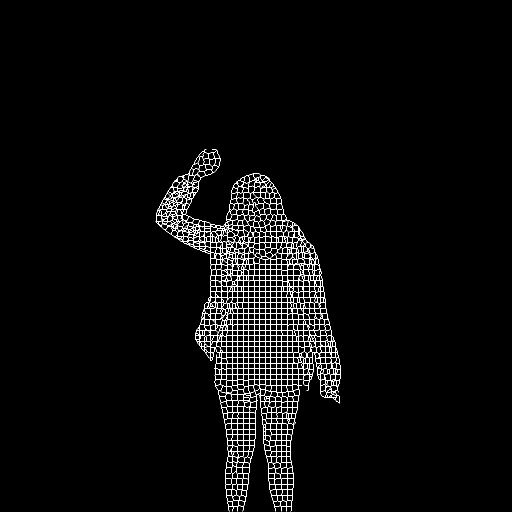
#> input picture danny-mirror/super-pixels-v2/super_pixel_superset_borders.png, 1024 x 1024 px (shown at 1/2 size)
$ python super_pixel_masking_superset.py super_pixel_superset_borders.png super_pixel_superset_borders.png
#> lines starting #> are read from the running program, lines starting #| are printed output that depends on the picture; after the words box and inside, x2 and y2 are one past the last pixel; in counts of white or black regions, pixels touching at a corner belong together
#!/usr/bin/env python3
import argparse
import os
import numpy as np
from skimage import io, img_as_float, morphology
from skimage.segmentation import slic, find_boundaries


def load_image_and_alpha(path):
    img = io.imread(path)
    if img.ndim == 2:
        img = np.stack([img] * 3, axis=-1)

    if img.shape[2] == 4:
        rgb = img[:, :, :3]
        alpha = img[:, :, 3] > 0
    else:
        rgb = img[:, :, :3]
        alpha = np.ones(rgb.shape[:2], dtype=bool)
    return rgb, alpha


def get_union_bbox(alpha1, alpha2):
    union = alpha1 | alpha2
    ys, xs = np.where(union)
    if ys.size == 0 or xs.size == 0:
        h, w = alpha1.shape
        return 0, h, 0, w
    ymin, ymax = ys.min(), ys.max() + 1
    xmin, xmax = xs.min(), xs.max() + 1
    return ymin, ymax, xmin, xmax


def run_slic_like_notebook(img):
    img_float = img_as_float(img)
    labels = slic(
        img_float,
        n_segments=2200,
        compactness=20,
        sigma=0,
        start_label=1,
    )
    return labels


def local_nontransparent(alpha):
    """4-neighbor expansion to decide if a boundary pixel is near real content."""
    h, w = alpha.shape
    any_nt = alpha.copy()

    up = np.zeros_like(alpha)
    up[1:, :] = alpha[:-1, :]
    any_nt |= up

    down = np.zeros_like(alpha)
    down[:-1, :] = alpha[1:, :]
    any_nt |= down

    left = np.zeros_like(alpha)
    left[:, 1:] = alpha[:, :-1]
    any_nt |= left

    right = np.zeros_like(alpha)
    right[:, :-1] = alpha[:, 1:]
    any_nt |= right

    return any_nt


def thin_boundaries(boundary_mask, thickness=1):
    thin = morphology.skeletonize(boundary_mask)
    if thickness > 1:
        thin = morphology.binary_dilation(thin, morphology.disk(thickness - 1))
    return thin


def main():
    parser = argparse.ArgumentParser(
        description="Create a UNION/superset superpixelization of original+edited and output just the borders."
    )
    parser.add_argument("original", help="path to original.png")
    parser.add_argument("edited", help="path to edited.png")
    parser.add_argument(
        "--out",
        default="super_pixel_superset_borders.png",
        help="output image path (default: super_pixel_superset_borders.png)",
    )
    parser.add_argument(
        "--thickness",
        type=int,
        default=1,
        help="boundary thickness (1 = thinnest, default = 1)",
    )
    parser.add_argument(
        "--keep-transparent",
        action="store_true",
        help="keep borders even in fully transparent areas",
    )
    args = parser.parse_args()

    # 1) load
    orig_img, orig_alpha = load_image_and_alpha(args.original)
#> in load_image_and_alpha, img is the input picture: shape (1024, 1024, 3); 2.4% white in thin lines or dots, all inside (x1, y1, x2, y2) = (311, 298, 681, 1023)
#> orig_alpha: shape (1024, 1024) bool; every value is 1
    edit_img, edit_alpha = load_image_and_alpha(args.edited)

    if orig_img.shape != edit_img.shape:
        raise ValueError(
            f"Images must have same shape. Got {orig_img.shape} vs {edit_img.shape}"
        )

    H, W, _ = orig_img.shape
#> H = 1024; W = 1024

    # 2) union bbox
    ymin, ymax, xmin, xmax = get_union_bbox(orig_alpha, edit_alpha)
#> in get_union_bbox, `ymin, ymax = ys.min(), ys.max() + 1`: ymin = 0; ymax = 1024
#> in get_union_bbox, `xmin, xmax = xs.min(), xs.max() + 1`: xmin = 0; xmax = 1024
#> ymin = 0; ymax = 1024; xmin = 0; xmax = 1024

    # 3) crop
    orig_img_c = orig_img[ymin:ymax, xmin:xmax, :]
    edit_img_c = edit_img[ymin:ymax, xmin:xmax, :]
    orig_alpha_c = orig_alpha[ymin:ymax, xmin:xmax]
    edit_alpha_c = edit_alpha[ymin:ymax, xmin:xmax]

    # 4) SLIC on both
    orig_labels = run_slic_like_notebook(orig_img_c)
#> in run_slic_like_notebook, `labels = slic( img_float, n_segments=2200, compactness=20, sigma=0, st..`:
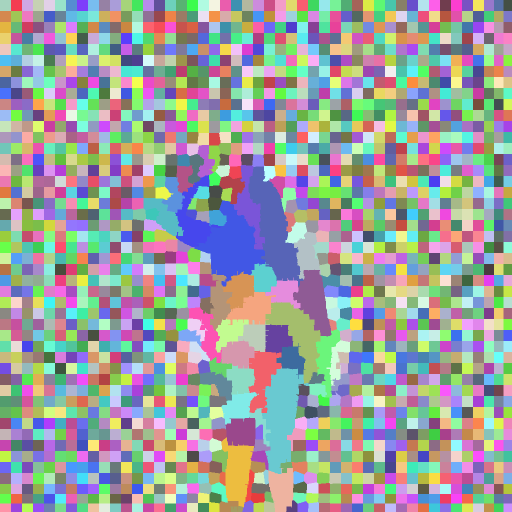
#> labels: shape (1024, 1024) int64 (shown at 1/2 size); 1947 distinct labels, from 1 to 1947; one colour per label, 0 black
    edit_labels = run_slic_like_notebook(edit_img_c)

    # 5) build superset labels: unique pairs → new id
    h_c, w_c = orig_labels.shape
#> h_c = 1024; w_c = 1024
    pairs = np.stack([orig_labels, edit_labels], axis=-1).reshape(-1, 2)
#> pairs = 1048576 pairs, first value 1 to 1947, second value 1 to 1947
    unique_pairs, inverse = np.unique(pairs, axis=0, return_inverse=True)
#> unique_pairs = 1947 pairs, first value 1 to 1947, second value 1 to 1947
    superset_labels = inverse.reshape(h_c, w_c) + 1  # start at 1

    # 6) boundaries on superset
    superset_bounds = find_boundaries(superset_labels, mode="inner")
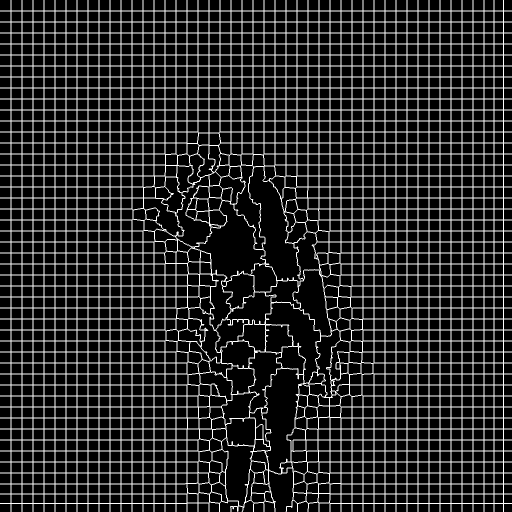
#> superset_bounds: shape (1024, 1024) bool (shown at 1/2 size); 16.1% white in thin lines or dots

    # 7) transparency filtering
    if not args.keep_transparent:
        union_alpha_c = local_nontransparent(orig_alpha_c | edit_alpha_c)
#> in local_nontransparent, `up[1:, :] = alpha[:-1, :]`:
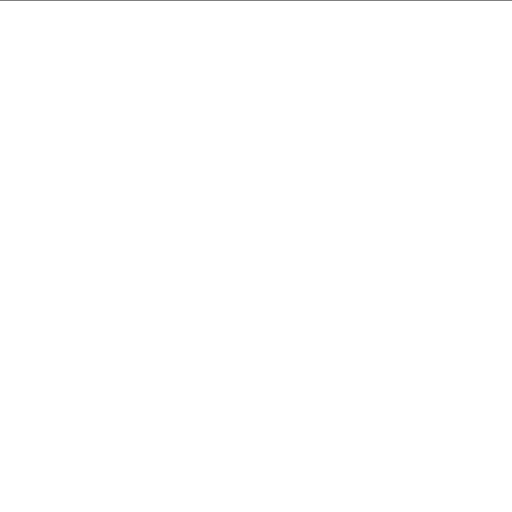
#> up: shape (1024, 1024) bool (shown at 1/2 size); 99.9% white; black in thin lines or dots, all inside (x1, y1, x2, y2) = (0, 0, 1024, 1)
#> in local_nontransparent, `down[:-1, :] = alpha[1:, :]`:
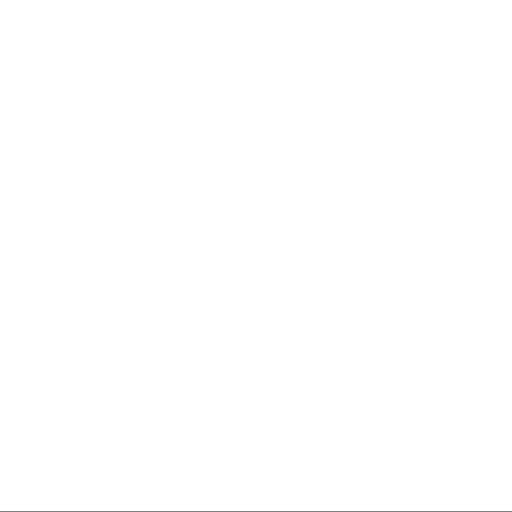
#> down: shape (1024, 1024) bool (shown at 1/2 size); 99.9% white; black in thin lines or dots, all inside (x1, y1, x2, y2) = (0, 1023, 1024, 1024)
#> in local_nontransparent, `left[:, 1:] = alpha[:, :-1]`:
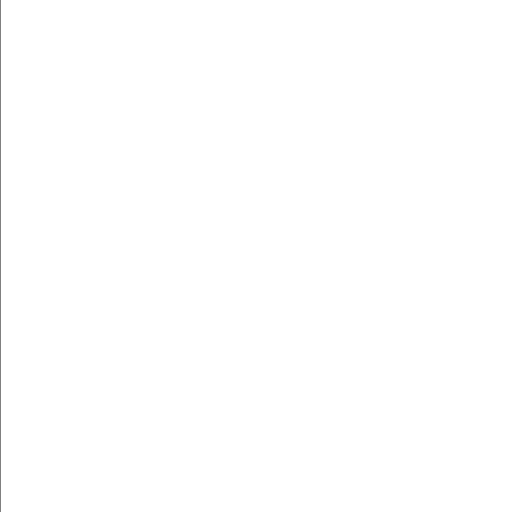
#> left: shape (1024, 1024) bool (shown at 1/2 size); 99.9% white; black in thin lines or dots, all inside (x1, y1, x2, y2) = (0, 0, 1, 1024)
#> in local_nontransparent, `right[:, :-1] = alpha[:, 1:]`:
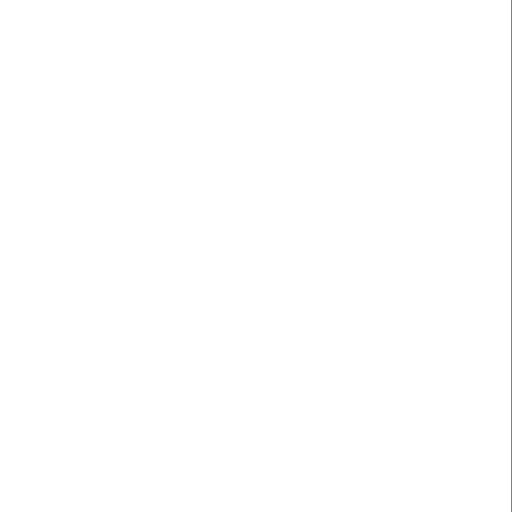
#> right: shape (1024, 1024) bool (shown at 1/2 size); 99.9% white; black in thin lines or dots, all inside (x1, y1, x2, y2) = (1023, 0, 1024, 1024)
        superset_bounds &= union_alpha_c

    # 8) thin
    superset_bounds = thin_boundaries(superset_bounds, thickness=args.thickness)
#> in thin_boundaries, `thin = morphology.skeletonize(boundary_mask)`:
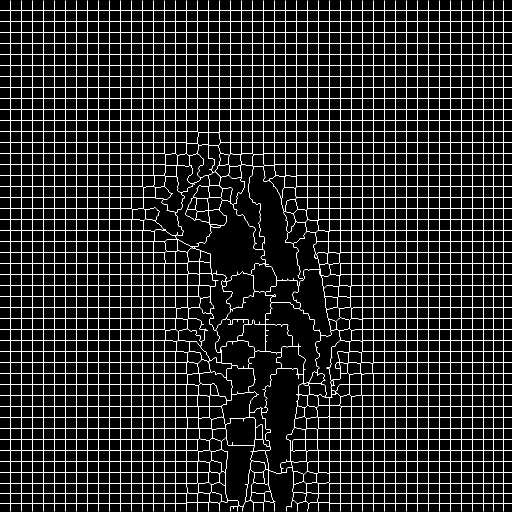
#> thin: shape (1024, 1024) bool (shown at 1/2 size); 8.1% white in thin lines or dots

    # 9) make an RGB image with just borders (white)
    out_cropped = np.zeros((h_c, w_c, 3), dtype=np.uint8)
    out_cropped[superset_bounds] = (255, 255, 255)

    # 10) paste back to full-size
    full_out = np.zeros((H, W, 3), dtype=np.uint8)
    full_out[ymin:ymax, xmin:xmax, :] = out_cropped

    # 11) save
    io.imsave(args.out, full_out)
    print(
        f"✅ Saved superset boundary image to {os.path.abspath(args.out)} "
        f"(crop y[{ymin}:{ymax}], x[{xmin}:{xmax}], regions={len(unique_pairs)})"
    )
#| ✅ Saved superset boundary image to danny-mirror/super-pixels-v2/super_pixel_superset_borders.png (crop y[0:1024], x[0:1024], regions=1947)


if __name__ == "__main__":
    main()

$ run again, with danny-mirror/super-pixels-v2/super_pixel_boundaries.png copied over danny-mirror/super-pixels-v2/super_pixel_superset_borders.png
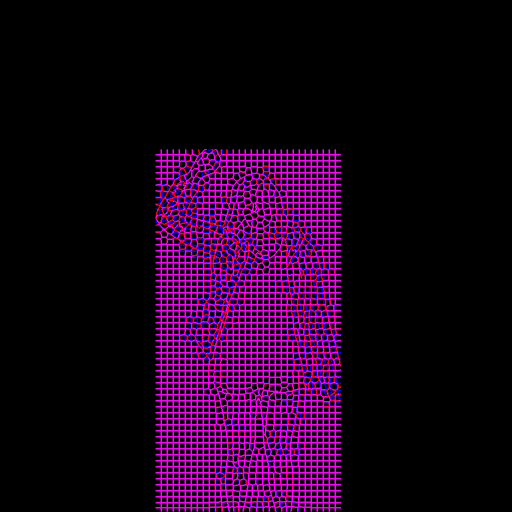
#> input picture danny-mirror/super-pixels-v2/super_pixel_boundaries.png, 1024 x 1024 px (shown at 1/2 size)
#> in load_image_and_alpha, img is the input picture: shape (1024, 1024, 3); mean R, G, B 27.4, 0, 27.5
#> orig_alpha: shape (1024, 1024) bool; every value is 1
#> in get_union_bbox, `ymin, ymax = ys.min(), ys.max() + 1`: ymin = 0; ymax = 1024
#> in get_union_bbox, `xmin, xmax = xs.min(), xs.max() + 1`: xmin = 0; xmax = 1024
#> in main, `ymin, ymax, xmin, xmax = get_union_bbox(orig_alpha, edit_alpha)`: ymin = 0; ymax = 1024; xmin = 0; xmax = 1024
#> in run_slic_like_notebook, `labels = slic( img_float, n_segments=2200, compactness=20, sigma=0, st..`:
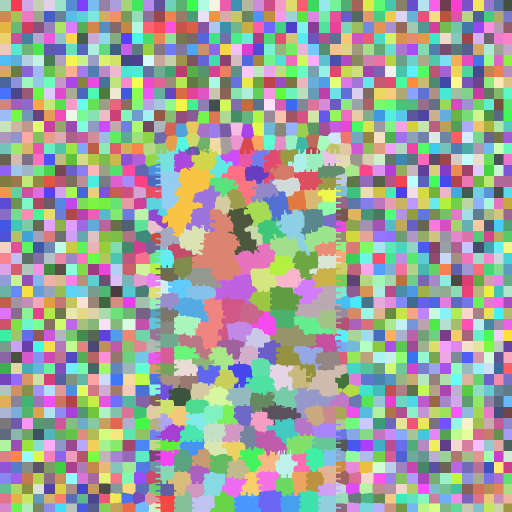
#> labels: shape (1024, 1024) int64 (shown at 1/2 size); 1806 distinct labels, from 1 to 1806; one colour per label, 0 black
#> pairs = 1048576 pairs, first value 1 to 1806, second value 1 to 1806
#> unique_pairs = 1806 pairs, first value 1 to 1806, second value 1 to 1806
#> superset_bounds: shape (1024, 1024) bool; 16.2% white in thin lines or dots
#> up: shape (1024, 1024) bool; 99.9% white; black in thin lines or dots, all inside (x1, y1, x2, y2) = (0, 0, 1024, 1)
#> down: shape (1024, 1024) bool; 99.9% white; black in thin lines or dots, all inside (x1, y1, x2, y2) = (0, 1023, 1024, 1024)
#> left: shape (1024, 1024) bool; 99.9% white; black in thin lines or dots, all inside (x1, y1, x2, y2) = (0, 0, 1, 1024)
#> right: shape (1024, 1024) bool; 99.9% white; black in thin lines or dots, all inside (x1, y1, x2, y2) = (1023, 0, 1024, 1024)
#> in thin_boundaries, `thin = morphology.skeletonize(boundary_mask)`:
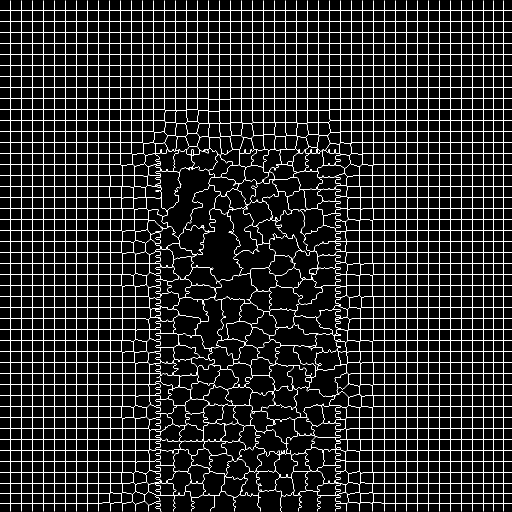
#> thin: shape (1024, 1024) bool (shown at 1/2 size); 8% white in thin lines or dots
#| ✅ Saved superset boundary image to danny-mirror/super-pixels-v2/super_pixel_superset_borders.png (crop y[0:1024], x[0:1024], regions=1806)
